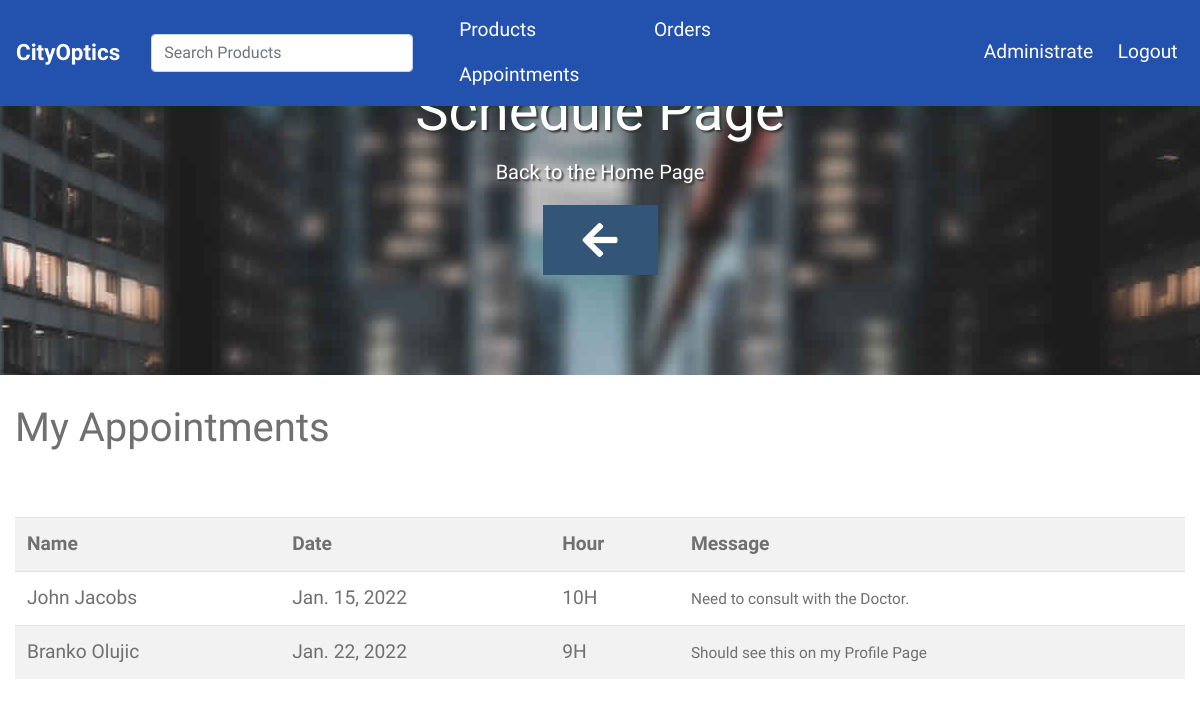
/appointments/schedules/ (signed in), run on an earlier commit of the app's database.
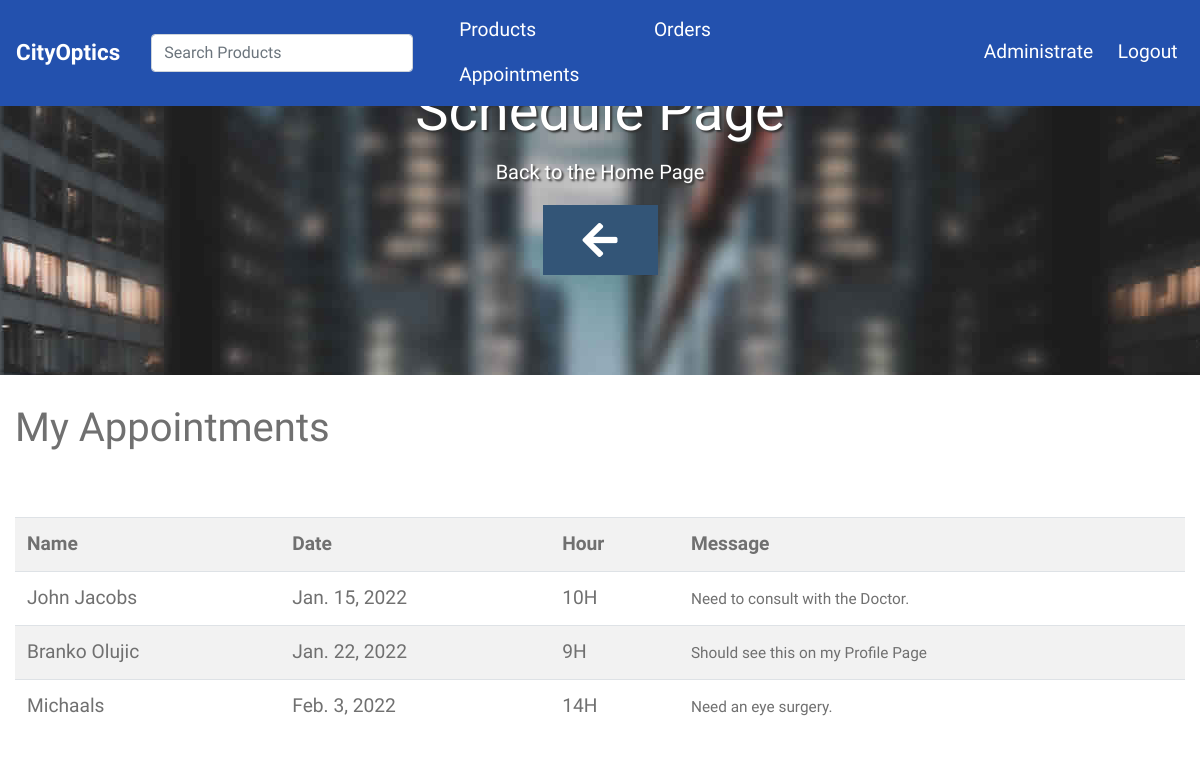
And on a later commit of the database.
### appointments/models.py (models this page shows, shortened)
class Appointment(models.Model):
    HOURS = [
        ('9H', '9H - 10H'),
        ('10H', '10H - 11H'),
        ('11H', '11H - 12H'),
        ('12H', '12H - 13H'),
        ('13H', '13H - 14H'),
        ('14H', '14H - 15H'),
        ('15H', '15H - 16H'),
        ('16H', '16H - 17H')
    ]
    name = models.CharField(max_length=150)
    phone = models.CharField(max_length=33)
    email = models.EmailField(blank=True, null=True)
    hour = models.CharField(max_length=33, choices=HOURS)
    message = models.TextField(blank=True, null=True)
    is_confirmed = models.BooleanField(default=False)
    date = models.DateField()
    customer = models.ForeignKey(Customer, on_delete=models.SET_NULL, blank=True, null=True)

### appointments/views.py (the view)
# urls.py: path('schedules/', views.schedules, name='schedules')
@staff_credentials(login_url='/admin/')
def schedules(request):
    try:
        my_appointments = Appointment.objects.all().order_by('date')
        context = {
            'object': 'Schedule',
            'my_appointments': my_appointments
        }
        return render(request, 'appointments/schedules.html', context)
    except ObjectDoesNotExist:
        raise Http404

### appointments/views.py (called while the page is built)
def staff_credentials(login_url=None, *args, **kwargs):
    return user_passes_test(lambda u: u.is_staff, login_url=login_url)

### appointments/templates/appointments/schedules.html (shortened to what this page needs)
{% extends 'base.html' %}
{% load static %}
{% block content %}
{% include 'navbar.html' %}
<section id="infinite" class="text-white tm-font-big tm-parallax" style="height:300px; padding-bottom:15px;">
    <div class="text-center tm-hero-text-container">
        <div class="tm-hero-text-container-inner">
            <h2 class="tm-hero-title" style="margin-top:15px;">{{object|title}} Page</h2>
            <p class="tm-hero-subtitle">
                Back to the Home Page
            </p>
        </div>
    </div>
     <div class="tm-next tm-intro-next">
        <a href="{% url 'index' %}" class="text-center tm-down-arrow-link">
            <i class="fas fa-2x fa-arrow-left tm-down-arrow"></i>
        </a>
    </div>
</section>
<div class="container">
    <br>
    <h1>My Appointments</h1>
    <br/><br/>
    <table class="table table table-striped table-hover">
        <tr>
            <th scope="col">Name</th>
            <th scope="col">Date</th>
            <th scope="col">Hour</th>
            <th scope="col">Message</th>
        </tr>
        {% for appointment in my_appointments %}
            {% if appointment.is_confirmed %}
        <tr>
            <td>{{ appointment.name}}</td>
            <td>{{ appointment.date }}</td>
            <td>{{ appointment.hour}}</td>
            <td><small>{{ appointment.message }}</small></td>
        </tr>
            {% endif %}
        {% endfor %}
    </table>
</div>
{% endblock content %}

### templates/base.html (shortened to what this page needs)
{% load static %}
<!DOCTYPE html>
<html lang="en">
<head>
    <link rel="stylesheet" href="{% static 'fontawesome-5.5/css/all.min.css' %}" />
    <link rel="stylesheet" href="{% static 'slick/slick.css' %}">
    <link rel="stylesheet" href="{% static 'slick/slick-theme.css' %}">
    <link rel="stylesheet" href="{% static 'magnific-popup/magnific-popup.css' %}">
    <link rel="stylesheet" href="{% static 'css/bootstrap.min.css' %}" />
    <link rel="stylesheet" href="{% static 'css/tooplate-infinite-loop.css' %}" />
</head>
<body>
{% block content %}
{% endblock content %}
</body>
</html>

### templates/navbar.html (shortened to what this page needs)
<div class="container-fluid">
    <div class="row">
        <nav class="navbar navbar-expand-md tm-navbar" style="background:#2351ae;">
            <div class="collapse navbar-collapse" id="navbarSupportedContent">
                <div class="tm-next">
                    <a href="{% url 'index' %}" class="navbar-brand">CityOptics</a>
                </div>
                 <div class="col-3">
                    <li class="nav-item">
                        <form method="POST" action="{% url 'city-optics' %}">
                            <input type="search" name="searcher" placeholder="Search Products" class="form-control">
                        </form>
                    </li>
                 </div>
                <div class="col-4">
                    <div class="row">
                        <div class="col">
                        <li class="nav-item">
                        <a class="nav-link tm-nav-link" href="{% url 'products' %}">Products</a>
                        </li>
                        </div>
                        <div class="col">
                        <li class="nav-item">
                        <a class="nav-link tm-nav-link" href="{% url 'order' %}">Orders</a>
                        </li>
                        </div>
                        <div class="col">
                        <li class="nav-item">
                        <a class="nav-link tm-nav-link" href="{% url 'appointment' %}">Appointments</a>
                        </li>
                        </div>
                    </div>
                </div>
                {% if request.user.is_anonymous %}
                <div class="col-3 ml-auto">
                    <div class="row">
                        <div class="col">
                        <li class="nav-item">
                        <a class="nav-link tm-nav-link" href="{% url 'register' %}">Register</a>
                        </li>
                        </div>
                        <div class="col">
                        <li class="nav-item">
                        <a class="nav-link tm-nav-link" href="{% url 'login' %}">Login</a>
                        </li>
                        </div>
                    </div>
                </div>
                {% else %}
                <div class="col-3 ml-auto">
                    <div class="row no-gutter">
                        {% if user.is_superuser %}
                        <div class="col-3 ml-auto">
                            <li class="nav-item dropdown">
                                <a class="nav-link" style='color:white;' href="#" id="navbarDropdown" role="button" data-bs-toggle="dropdown" aria-expanded="false">Administrate</a>
                            </li>
                        </div>
                        {% else %}
                        <div class="col-3 ml-auto">
                            <li class="nav-item">
                            <a class="nav-link tm-nav-link" href="{% url 'profile' request.user.customer.slug %}">{{request.user}}</a>
                            </li>
                        </div>
                        {% endif %}
                        <div class="col-4 ml-auto">
                            <li class="nav-item">
                            <a class="nav-link tm-nav-link" href="{% url 'logout' %}">Logout</a>
                            </li>
                        </div>
                    </div>
                </div>
                {% endif %}
            </div>
        </nav>
    </div>
</div>

### templates/scripts.html (shortened to what this page needs)
{% load static %}

### static/css/tooplate-infinite-loop.css (style rules this page uses)
body { font-family: "Raleway", sans-serif; font-size: 1.2em; color: #707070; margin: 0; padding: 0; overflow-x: hidden; }
a { transition: all 0.3s ease; color: #38B; }
.tm-font-big { font-size: 1.25rem; }
.tm-navbar { position: fixed; width: 100%; z-index: 1000; background-color: transparent; transition: all 0.3s ease; }
.navbar-brand { color: white; font-size: 1.4rem; font-weight: bold; }
.nav-item { list-style: none; }
.tm-nav-link { color: white; }
#infinite { background-color: #222; background-image: url(../img/infinite-loop-01.jpg); background-repeat: no-repeat; height: 100vh; min-height: 375px; position: relative; }
@media (min-height: 680px) and (max-height: 829px) { #infinite { background-position: center -300px; } }
.tm-hero-text-container { width: 100%; height: 100%; display: flex; flex-flow: column; justify-content: center; }
.tm-hero-text-container-inner { margin-top: -90px; }
.tm-hero-title { font-size: 3.5rem; text-shadow: 2px 2px 2px #333; }
.tm-hero-subtitle { text-shadow: 2px 2px 2px #333; }
.tm-intro-next { position: absolute; bottom: 100px; left: 0; right: 0; }
.tm-down-arrow-link { display: block; margin-top: 18%; }
.tm-down-arrow { color: #FFF; cursor: pointer; background: #357; padding: 15px 40px; transition: all 0.3s ease; }
::placeholder { color: white; opacity: 1; }
p { line-height: 1.9; }
@media (min-width: 1200px) { .container { max-width: 1275px; } }

What changed in the data, as far as the page shows it:
now on this page (row edited): Appointment: name "Michaals", date "Feb. 3, 2022", hour "14H", message "Need an eye surgery."
